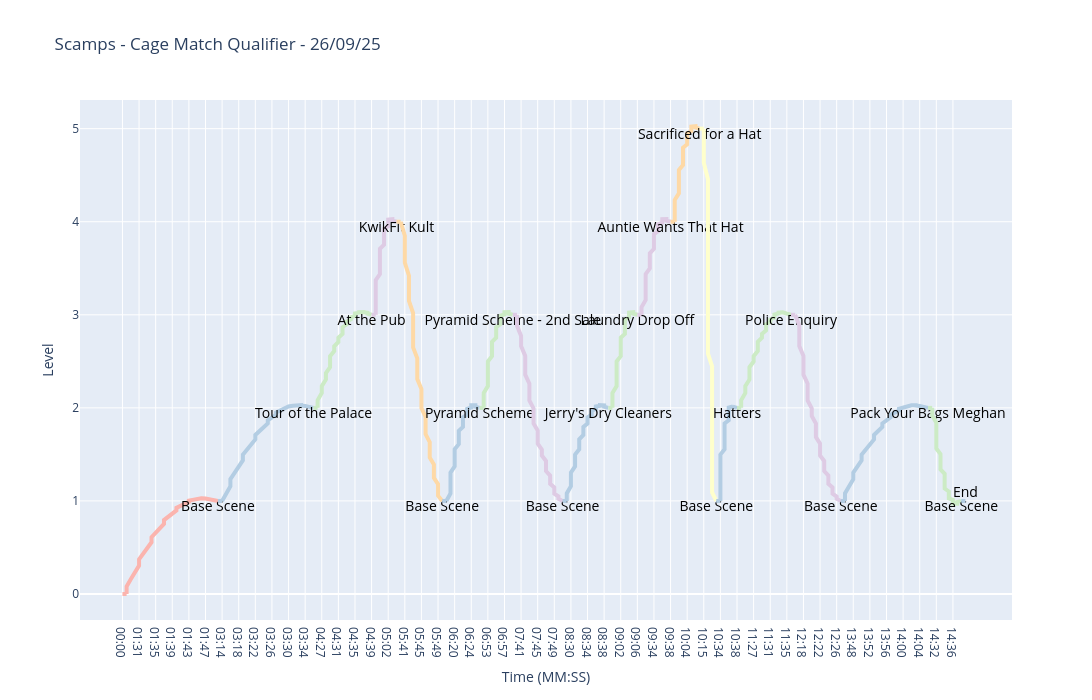

Here is the notebook cell this chart was saved with:
### Code cell
# Plot straight lines for constant levels and arcs for transitions, colored by level (no markers), annotated with description and pastel colors, with black text on top of the line
import plotly.colors as pc
from matplotlib import cm
from matplotlib.colors import Normalize, to_hex

# Use a pastel color wheel from plotly
pastel_colors = pc.qualitative.Pastel1
levels = df['level'].unique()
level_to_color = {level: pastel_colors[i % len(pastel_colors)] for i, level in enumerate(sorted(levels))}
def get_level_color(level):
    return level_to_color[level]

def bezier_arc(x0, y0, x1, y1, arc_height=0.5, steps=30):
    xm = (x0 + x1) / 2
    ym = (y0 + y1) / 2 + arc_height * (1 if y1 > y0 else -1)
    t = np.linspace(0, 1, steps)
    x = (1-t)**2 * x0 + 2*(1-t)*t * xm + t**2 * x1
    y = (1-t)**2 * y0 + 2*(1-t)*t * ym + t**2 * y1
    return x, y

# Convert seconds to MM:SS for x-axis labels
def seconds_to_mmss(seconds):
    m = int(seconds // 60)
    s = int(seconds % 60)
    return f"{m:02d}:{s:02d}"

df['timestamp_mmss'] = [seconds_to_mmss(ts) for ts in df['timestamp']]

fig = go.Figure()
for i in range(len(df)-1):
    x0, y0 = df['timestamp'][i], df['level'][i]
    x1, y1 = df['timestamp'][i+1], df['level'][i+1]
    x0_mmss, x1_mmss = df['timestamp_mmss'][i], df['timestamp_mmss'][i+1]
    color = get_level_color(y0)
    desc = df['description'][i+1]  # annotate with next scene's description
    if y0 == y1:
        fig.add_trace(go.Scatter(x=[x0_mmss, x1_mmss], y=[y0, y1], mode='lines+text', line=dict(color=color, width=4), text=[None, desc], textposition='top center', textfont=dict(size=14, color='black'), showlegend=False))
    else:
        arc_start = x1 - (x1 - x0) * 0.2
        arc_start_mmss = seconds_to_mmss(arc_start)
        fig.add_trace(go.Scatter(x=[x0_mmss, arc_start_mmss], y=[y0, y0], mode='lines', line=dict(color=color, width=4), showlegend=False))
        arc_x, arc_y = bezier_arc(arc_start, y0, x1, y1, arc_height=0.7)
        arc_x_mmss = [seconds_to_mmss(x) for x in arc_x]
        # Only annotate at the end of the arc
        arc_text = [None]*(len(arc_x_mmss)-1) + [desc]
        fig.add_trace(go.Scatter(x=arc_x_mmss, y=arc_y, mode='lines+text', line=dict(color=color, width=4), text=arc_text, textposition='bottom center', textfont=dict(size=14, color='black'), showlegend=False))

fig.update_layout(title='Scamps - Cage Match Qualifier - 26/09/25',
                  xaxis_title='Time (MM:SS)',
                  yaxis_title='Level',
                  yaxis=dict(dtick=1),
                  showlegend=False,
                  width=1800,
                  height=700)
fig.show()

### Figure 1 — Plotly figure (JSON) as saved in the notebook; plotly's stock layout.template omitted (floating-point values rounded to 4 significant figures)
{"data": [{"line": {"color": "rgb(251,180,174)", "width": 4}, "mode": "lines", "showlegend": false, "type": "scatter", "x": ["00:00", "01:28"], "y": [0, 0]}, {"line": {"color": "rgb(251,180,174)", "width": 4}, "mode": "lines+text", "showlegend": false, "text": [null, null, null, null, null, null, null, null, null, null, null, null, null, null, null, null, null, null, null, null, null, null, null, null, null, null, null, null, null, "Base Scene"], "textfont": {"color": "black", "size": 14}, "textposition": "bottom center", "type": "scatter", "x": ["01:28", "01:28", "01:29", "01:30", "01:31", "01:31", "01:32", "01:33", "01:34", "01:34", "01:35", "01:36", "01:37", "01:37", "01:38", "01:39", "01:40", "01:40", "01:41", "01:42", "01:43", "01:43", "01:44", "01:45", "01:46", "01:46", "01:47", "01:48", "01:49", "01:50"], "y": [0.0, 0.08109, 0.1589, 0.2333, 0.3044, 0.3722, 0.4366, 0.4977, 0.5555, 0.61, 0.6611, 0.7089, 0.7534, 0.7945, 0.8323, 0.8668, 0.898, 0.9258, 0.9503, 0.9715, 0.9893, 1.004, 1.015, 1.023, 1.027, 1.029, 1.026, 1.021, 1.012, 1.0]}, {"line": {"color": "rgb(179,205,227)", "width": 4}, "mode": "lines", "showlegend": false, "type": "scatter", "x": ["01:50", "03:14"], "y": [1, 1]}, {"line": {"color": "rgb(179,205,227)", "width": 4}, "mode": "lines+text", "showlegend": false, "text": [null, null, null, null, null, null, null, null, null, null, null, null, null, null, null, null, null, null, null, null, null, null, null, null, null, null, null, null, null, "Tour of the Palace"], "textfont": {"color": "black", "size": 14}, "textposition": "bottom center", "type": "scatter", "x": ["03:14", "03:15", "03:16", "03:16", "03:17", "03:18", "03:19", "03:19", "03:20", "03:21", "03:22", "03:22", "03:23", "03:24", "03:25", "03:25", "03:26", "03:27", "03:27", "03:28", "03:29", "03:30", "03:30", "03:31", "03:32", "03:33", "03:33", "03:34", "03:35", "03:36"], "y": [1.0, 1.081, 1.159, 1.233, 1.304, 1.372, 1.437, 1.498, 1.556, 1.61, 1.661, 1.709, 1.753, 1.795, 1.832, 1.867, 1.898, 1.926, 1.95, 1.971, 1.989, 2.004, 2.015, 2.023, 2.027, 2.029, 2.026, 2.021, 2.012, 2.0]}, {"line": {"color": "rgb(204,235,197)", "width": 4}, "mode": "lines", "showlegend": false, "type": "scatter", "x": ["03:36", "04:26"], "y": [2, 2]}, {"line": {"color": "rgb(204,235,197)", "width": 4}, "mode": "lines+text", "showlegend": false, "text": [null, null, null, null, null, null, null, null, null, null, null, null, null, null, null, null, null, null, null, null, null, null, null, null, null, null, null, null, null, "At the Pub"], "textfont": {"color": "black", "size": 14}, "textposition": "bottom center", "type": "scatter", "x": ["04:26", "04:26", "04:27", "04:27", "04:28", "04:28", "04:29", "04:29", "04:29", "04:30", "04:30", "04:31", "04:31", "04:32", "04:32", "04:32", "04:33", "04:33", "04:34", "04:34", "04:35", "04:35", "04:35", "04:36", "04:36", "04:37", "04:37", "04:38", "04:38", "04:39"], "y": [2.0, 2.081, 2.159, 2.233, 2.304, 2.372, 2.437, 2.498, 2.556, 2.61, 2.661, 2.709, 2.753, 2.795, 2.832, 2.867, 2.898, 2.926, 2.95, 2.971, 2.989, 3.004, 3.015, 3.023, 3.027, 3.029, 3.026, 3.021, 3.012, 3.0]}, {"line": {"color": "rgb(222,203,228)", "width": 4}, "mode": "lines", "showlegend": false, "type": "scatter", "x": ["04:39", "04:59"], "y": [3, 3]}, {"line": {"color": "rgb(222,203,228)", "width": 4}, "mode": "lines+text", "showlegend": false, "text": [null, null, null, null, null, null, null, null, null, null, null, null, null, null, null, null, null, null, null, null, null, null, null, null, null, null, null, null, null, "KwikFit Kult"], "textfont": {"color": "black", "size": 14}, "textposition": "bottom center", "type": "scatter", "x": ["04:59", "04:59", "04:59", "04:59", "04:59", "04:59", "05:00", "05:00", "05:00", "05:00", "05:00", "05:00", "05:01", "05:01", "05:01", "05:01", "05:01", "05:01", "05:02", "05:02", "05:02", "05:02", "05:02", "05:02", "05:03", "05:03", "05:03", "05:03", "05:03", "05:04"], "y": [3.0, 3.081, 3.159, 3.233, 3.304, 3.372, 3.437, 3.498, 3.556, 3.61, 3.661, 3.709, 3.753, 3.795, 3.832, 3.867, 3.898, 3.926, 3.95, 3.971, 3.989, 4.004, 4.015, 4.023, 4.027, 4.029, 4.026, 4.021, 4.012, 4.0]}, {"line": {"color": "rgb(254,217,166)", "width": 4}, "mode": "lines", "showlegend": false, "type": "scatter", "x": ["05:04", "05:40"], "y": [4, 4]}, {"line": {"color": "rgb(254,217,166)", "width": 4}, "mode": "lines+text", "showlegend": false, "text": [null, null, null, null, null, null, null, null, null, null, null, null, null, null, null, null, null, null, null, null, null, null, null, null, null, null, null, null, null, "Base Scene"], "textfont": {"color": "black", "size": 14}, "textposition": "bottom center", "type": "scatter", "x": ["05:40", "05:41", "05:41", "05:41", "05:42", "05:42", "05:42", "05:43", "05:43", "05:43", "05:43", "05:44", "05:44", "05:44", "05:45", "05:45", "05:45", "05:46", "05:46", "05:46", "05:47", "05:47", "05:47", "05:48", "05:48", "05:48", "05:49", "05:49", "05:49", "05:50"], "y": [4.0, 3.85, 3.703, 3.56, 3.42, 3.283, 3.15, 3.02, 2.893, 2.769, 2.649, 2.532, 2.419, 2.309, 2.202, 2.099, 1.999, 1.902, 1.808, 1.718, 1.631, 1.548, 1.468, 1.391, 1.317, 1.247, 1.18, 1.117, 1.057, 1.0]}, {"line": {"color": "rgb(179,205,227)", "width": 4}, "mode": "lines", "showlegend": false, "type": "scatter", "x": ["05:50", "06:18"], "y": [1, 1]}, {"line": {"color": "rgb(179,205,227)", "width": 4}, "mode": "lines+text", "showlegend": false, "text": [null, null, null, null, null, null, null, null, null, null, null, null, null, null, null, null, null, null, null, null, null, null, null, null, null, null, null, null, null, "Pyramid Scheme"], "textfont": {"color": "black", "size": 14}, "textposition": "bottom center", "type": "scatter", "x": ["06:18", "06:19", "06:19", "06:19", "06:19", "06:20", "06:20", "06:20", "06:20", "06:21", "06:21", "06:21", "06:21", "06:22", "06:22", "06:22", "06:22", "06:23", "06:23", "06:23", "06:23", "06:24", "06:24", "06:24", "06:24", "06:25", "06:25", "06:25", "06:25", "06:26"], "y": [1.0, 1.081, 1.159, 1.233, 1.304, 1.372, 1.437, 1.498, 1.556, 1.61, 1.661, 1.709, 1.753, 1.795, 1.832, 1.867, 1.898, 1.926, 1.95, 1.971, 1.989, 2.004, 2.015, 2.023, 2.027, 2.029, 2.026, 2.021, 2.012, 2.0]}, {"line": {"color": "rgb(204,235,197)", "width": 4}, "mode": "lines", "showlegend": false, "type": "scatter", "x": ["06:26", "06:52"], "y": [2, 2]}, {"line": {"color": "rgb(204,235,197)", "width": 4}, "mode": "lines+text", "showlegend": false, "text": [null, null, null, null, null, null, null, null, null, null, null, null, null, null, null, null, null, null, null, null, null, null, null, null, null, null, null, null, null, "Pyramid Scheme - 2nd Sale"], "textfont": {"color": "black", "size": 14}, "textposition": "bottom center", "type": "scatter", "x": ["06:52", "06:52", "06:52", "06:53", "06:53", "06:53", "06:53", "06:53", "06:54", "06:54", "06:54", "06:54", "06:55", "06:55", "06:55", "06:55", "06:56", "06:56", "06:56", "06:56", "06:56", "06:57", "06:57", "06:57", "06:57", "06:58", "06:58", "06:58", "06:58", "06:59"], "y": [2.0, 2.081, 2.159, 2.233, 2.304, 2.372, 2.437, 2.498, 2.556, 2.61, 2.661, 2.709, 2.753, 2.795, 2.832, 2.867, 2.898, 2.926, 2.95, 2.971, 2.989, 3.004, 3.015, 3.023, 3.027, 3.029, 3.026, 3.021, 3.012, 3.0]}, {"line": {"color": "rgb(222,203,228)", "width": 4}, "mode": "lines", "showlegend": false, "type": "scatter", "x": ["06:59", "07:40"], "y": [3, 3]}, {"line": {"color": "rgb(222,203,228)", "width": 4}, "mode": "lines+text", "showlegend": false, "text": [null, null, null, null, null, null, null, null, null, null, null, null, null, null, null, null, null, null, null, null, null, null, null, null, null, null, null, null, null, "Base Scene"], "textfont": {"color": "black", "size": 14}, "textposition": "bottom center", "type": "scatter", "x": ["07:40", "07:40", "07:41", "07:41", "07:42", "07:42", "07:42", "07:43", "07:43", "07:43", "07:44", "07:44", "07:44", "07:45", "07:45", "07:45", "07:46", "07:46", "07:47", "07:47", "07:47", "07:48", "07:48", "07:48", "07:49", "07:49", "07:49", "07:50", "07:50", "07:51"], "y": [3.0, 2.884, 2.772, 2.663, 2.558, 2.455, 2.356, 2.261, 2.169, 2.08, 1.994, 1.912, 1.833, 1.757, 1.685, 1.616, 1.55, 1.488, 1.429, 1.373, 1.321, 1.272, 1.226, 1.184, 1.145, 1.109, 1.077, 1.048, 1.022, 1.0]}, {"line": {"color": "rgb(179,205,227)", "width": 4}, "mode": "lines", "showlegend": false, "type": "scatter", "x": ["07:51", "08:29"], "y": [1, 1]}, {"line": {"color": "rgb(179,205,227)", "width": 4}, "mode": "lines+text", "showlegend": false, "text": [null, null, null, null, null, null, null, null, null, null, null, null, null, null, null, null, null, null, null, null, null, null, null, null, null, null, null, null, null, "Jerry's Dry Cleaners"], "textfont": {"color": "black", "size": 14}, "textposition": "bottom center", "type": "scatter", "x": ["08:29", "08:29", "08:30", "08:30", "08:30", "08:31", "08:31", "08:31", "08:32", "08:32", "08:32", "08:33", "08:33", "08:33", "08:34", "08:34", "08:34", "08:35", "08:35", "08:35", "08:36", "08:36", "08:36", "08:37", "08:37", "08:37", "08:38", "08:38", "08:38", "08:39"], "y": [1.0, 1.081, 1.159, 1.233, 1.304, 1.372, 1.437, 1.498, 1.556, 1.61, 1.661, 1.709, 1.753, 1.795, 1.832, 1.867, 1.898, 1.926, 1.95, 1.971, 1.989, 2.004, 2.015, 2.023, 2.027, 2.029, 2.026, 2.021, 2.012, 2.0]}, {"line": {"color": "rgb(204,235,197)", "width": 4}, "mode": "lines", "showlegend": false, "type": "scatter", "x": ["08:39", "09:00"], "y": [2, 2]}, {"line": {"color": "rgb(204,235,197)", "width": 4}, "mode": "lines+text", "showlegend": false, "text": [null, null, null, null, null, null, null, null, null, null, null, null, null, null, null, null, null, null, null, null, null, null, null, null, null, null, null, null, null, "Laundry Drop Off"], "textfont": {"color": "black", "size": 14}, "textposition": "bottom center", "type": "scatter", "x": ["09:00", "09:00", "09:00", "09:01", "09:01", "09:01", "09:01", "09:01", "09:02", "09:02", "09:02", "09:02", "09:02", "09:03", "09:03", "09:03", "09:03", "09:03", "09:03", "09:04", "09:04", "09:04", "09:04", "09:04", "09:05", "09:05", "09:05", "09:05", "09:05", "09:06"], "y": [2.0, 2.081, 2.159, 2.233, 2.304, 2.372, 2.437, 2.498, 2.556, 2.61, 2.661, 2.709, 2.753, 2.795, 2.832, 2.867, 2.898, 2.926, 2.95, 2.971, 2.989, 3.004, 3.015, 3.023, 3.027, 3.029, 3.026, 3.021, 3.012, 3.0]}, {"line": {"color": "rgb(222,203,228)", "width": 4}, "mode": "lines", "showlegend": false, "type": "scatter", "x": ["09:06", "09:31"], "y": [3, 3]}, {"line": {"color": "rgb(222,203,228)", "width": 4}, "mode": "lines+text", "showlegend": false, "text": [null, null, null, null, null, null, null, null, null, null, null, null, null, null, null, null, null, null, null, null, null, null, null, null, null, null, null, null, null, "Auntie Wants That Hat"], "textfont": {"color": "black", "size": 14}, "textposition": "bottom center", "type": "scatter", "x": ["09:31", "09:31", "09:32", "09:32", "09:32", "09:32", "09:32", "09:33", "09:33", "09:33", "09:33", "09:34", "09:34", "09:34", "09:34", "09:34", "09:35", "09:35", "09:35", "09:35", "09:36", "09:36", "09:36", "09:36", "09:36", "09:37", "09:37", "09:37", "09:37", "09:38"], "y": [3.0, 3.081, 3.159, 3.233, 3.304, 3.372, 3.437, 3.498, 3.556, 3.61, 3.661, 3.709, 3.753, 3.795, 3.832, 3.867, 3.898, 3.926, 3.95, 3.971, 3.989, 4.004, 4.015, 4.023, 4.027, 4.029, 4.026, 4.021, 4.012, 4.0]}, {"line": {"color": "rgb(254,217,166)", "width": 4}, "mode": "lines", "showlegend": false, "type": "scatter", "x": ["09:38", "10:01"], "y": [4, 4]}, {"line": {"color": "rgb(254,217,166)", "width": 4}, "mode": "lines+text", "showlegend": false, "text": [null, null, null, null, null, null, null, null, null, null, null, null, null, null, null, null, null, null, null, null, null, null, null, null, null, null, null, null, null, "Sacrificed for a Hat"], "textfont": {"color": "black", "size": 14}, "textposition": "bottom center", "type": "scatter", "x": ["10:01", "10:01", "10:01", "10:01", "10:02", "10:02", "10:02", "10:02", "10:02", "10:03", "10:03", "10:03", "10:03", "10:03", "10:04", "10:04", "10:04", "10:04", "10:04", "10:05", "10:05", "10:05", "10:05", "10:05", "10:06", "10:06", "10:06", "10:06", "10:06", "10:07"], "y": [4.0, 4.081, 4.159, 4.233, 4.304, 4.372, 4.437, 4.498, 4.556, 4.61, 4.661, 4.709, 4.753, 4.795, 4.832, 4.867, 4.898, 4.926, 4.95, 4.971, 4.989, 5.004, 5.015, 5.023, 5.027, 5.029, 5.026, 5.021, 5.012, 5.0]}, {"line": {"color": "rgb(255,255,204)", "width": 4}, "mode": "lines", "showlegend": false, "type": "scatter", "x": ["10:07", "10:15"], "y": [5, 5]}, {"line": {"color": "rgb(255,255,204)", "width": 4}, "mode": "lines+text", "showlegend": false, "text": [null, null, null, null, null, null, null, null, null, null, null, null, null, null, null, null, null, null, null, null, null, null, null, null, null, null, null, null, null, "Base Scene"], "textfont": {"color": "black", "size": 14}, "textposition": "bottom center", "type": "scatter", "x": ["10:15", "10:15", "10:15", "10:16", "10:16", "10:16", "10:16", "10:16", "10:16", "10:16", "10:16", "10:16", "10:16", "10:16", "10:16", "10:16", "10:17", "10:17", "10:17", "10:17", "10:17", "10:17", "10:17", "10:17", "10:17", "10:17", "10:17", "10:17", "10:17", "10:18"], "y": [5.0, 4.815, 4.634, 4.456, 4.282, 4.111, 3.943, 3.778, 3.617, 3.459, 3.304, 3.153, 3.005, 2.861, 2.719, 2.581, 2.447, 2.316, 2.188, 2.063, 1.942, 1.824, 1.709, 1.598, 1.49, 1.385, 1.284, 1.186, 1.091, 1.0]}, {"line": {"color": "rgb(179,205,227)", "width": 4}, "mode": "lines", "showlegend": false, "type": "scatter", "x": ["10:18", "10:34"], "y": [1, 1]}, {"line": {"color": "rgb(179,205,227)", "width": 4}, "mode": "lines+text", "showlegend": false, "text": [null, null, null, null, null, null, null, null, null, null, null, null, null, null, null, null, null, null, null, null, null, null, null, null, null, null, null, null, null, "Hatters"], "textfont": {"color": "black", "size": 14}, "textposition": "bottom center", "type": "scatter", "x": ["10:34", "10:34", "10:34", "10:34", "10:34", "10:34", "10:34", "10:34", "10:35", "10:35", "10:35", "10:35", "10:35", "10:35", "10:35", "10:36", "10:36", "10:36", "10:36", "10:36", "10:36", "10:36", "10:37", "10:37", "10:37", "10:37", "10:37", "10:37", "10:37", "10:38"], "y": [1.0, 1.081, 1.159, 1.233, 1.304, 1.372, 1.437, 1.498, 1.556, 1.61, 1.661, 1.709, 1.753, 1.795, 1.832, 1.867, 1.898, 1.926, 1.95, 1.971, 1.989, 2.004, 2.015, 2.023, 2.027, 2.029, 2.026, 2.021, 2.012, 2.0]}, {"line": {"color": "rgb(204,235,197)", "width": 4}, "mode": "lines", "showlegend": false, "type": "scatter", "x": ["10:38", "11:24"], "y": [2, 2]}, {"line": {"color": "rgb(204,235,197)", "width": 4}, "mode": "lines+text", "showlegend": false, "text": [null, null, null, null, null, null, null, null, null, null, null, null, null, null, null, null, null, null, null, null, null, null, null, null, null, null, null, null, null, "Police Enquiry"], "textfont": {"color": "black", "size": 14}, "textposition": "bottom center", "type": "scatter", "x": ["11:24", "11:24", "11:25", "11:25", "11:26", "11:26", "11:26", "11:27", "11:27", "11:28", "11:28", "11:28", "11:29", "11:29", "11:30", "11:30", "11:30", "11:31", "11:31", "11:32", "11:32", "11:32", "11:33", "11:33", "11:34", "11:34", "11:34", "11:35", "11:35", "11:36"], "y": [2.0, 2.081, 2.159, 2.233, 2.304, 2.372, 2.437, 2.498, 2.556, 2.61, 2.661, 2.709, 2.753, 2.795, 2.832, 2.867, 2.898, 2.926, 2.95, 2.971, 2.989, 3.004, 3.015, 3.023, 3.027, 3.029, 3.026, 3.021, 3.012, 3.0]}, {"line": {"color": "rgb(222,203,228)", "width": 4}, "mode": "lines", "showlegend": false, "type": "scatter", "x": ["11:36", "12:16"], "y": [3, 3]}, {"line": {"color": "rgb(222,203,228)", "width": 4}, "mode": "lines+text", "showlegend": false, "text": [null, null, null, null, null, null, null, null, null, null, null, null, null, null, null, null, null, null, null, null, null, null, null, null, null, null, null, null, null, "Base Scene"], "textfont": {"color": "black", "size": 14}, "textposition": "bottom center", "type": "scatter", "x": ["12:16", "12:17", "12:17", "12:17", "12:18", "12:18", "12:18", "12:19", "12:19", "12:19", "12:20", "12:20", "12:21", "12:21", "12:21", "12:22", "12:22", "12:22", "12:23", "12:23", "12:23", "12:24", "12:24", "12:24", "12:25", "12:25", "12:25", "12:26", "12:26", "12:27"], "y": [3.0, 2.884, 2.772, 2.663, 2.558, 2.455, 2.356, 2.261, 2.169, 2.08, 1.994, 1.912, 1.833, 1.757, 1.685, 1.616, 1.55, 1.488, 1.429, 1.373, 1.321, 1.272, 1.226, 1.184, 1.145, 1.109, 1.077, 1.048, 1.022, 1.0]}, {"line": {"color": "rgb(179,205,227)", "width": 4}, "mode": "lines", "showlegend": false, "type": "scatter", "x": ["12:27", "13:46"], "y": [1, 1]}, {"line": {"color": "rgb(179,205,227)", "width": 4}, "mode": "lines+text", "showlegend": false, "text": [null, null, null, null, null, null, null, null, null, null, null, null, null, null, null, null, null, null, null, null, null, null, null, null, null, null, null, null, null, "Pack Your Bags Meghan"], "textfont": {"color": "black", "size": 14}, "textposition": "bottom center", "type": "scatter", "x": ["13:46", "13:46", "13:47", "13:48", "13:48", "13:49", "13:50", "13:50", "13:51", "13:52", "13:53", "13:53", "13:54", "13:55", "13:55", "13:56", "13:57", "13:57", "13:58", "13:59", "13:59", "14:00", "14:01", "14:01", "14:02", "14:03", "14:03", "14:04", "14:05", "14:06"], "y": [1.0, 1.081, 1.159, 1.233, 1.304, 1.372, 1.437, 1.498, 1.556, 1.61, 1.661, 1.709, 1.753, 1.795, 1.832, 1.867, 1.898, 1.926, 1.95, 1.971, 1.989, 2.004, 2.015, 2.023, 2.027, 2.029, 2.026, 2.021, 2.012, 2.0]}, {"line": {"color": "rgb(204,235,197)", "width": 4}, "mode": "lines", "showlegend": false, "type": "scatter", "x": ["14:06", "14:31"], "y": [2, 2]}, {"line": {"color": "rgb(204,235,197)", "width": 4}, "mode": "lines+text", "showlegend": false, "text": [null, null, null, null, null, null, null, null, null, null, null, null, null, null, null, null, null, null, null, null, null, null, null, null, null, null, null, null, null, "Base Scene"], "textfont": {"color": "black", "size": 14}, "textposition": "bottom center", "type": "scatter", "x": ["14:31", "14:31", "14:32", "14:32", "14:32", "14:32", "14:32", "14:33", "14:33", "14:33", "14:33", "14:34", "14:34", "14:34", "14:34", "14:34", "14:35", "14:35", "14:35", "14:35", "14:36", "14:36", "14:36", "14:36", "14:36", "14:37", "14:37", "14:37", "14:37", "14:38"], "y": [2.0, 1.919, 1.841, 1.767, 1.696, 1.628, 1.563, 1.502, 1.444, 1.39, 1.339, 1.291, 1.247, 1.205, 1.168, 1.133, 1.102, 1.074, 1.05, 1.029, 1.011, 0.9962, 0.985, 0.9772, 0.9727, 0.9715, 0.9736, 0.9791, 0.9879, 1.0]}, {"line": {"color": "rgb(179,205,227)", "width": 4}, "mode": "lines+text", "showlegend": false, "text": [null, "End"], "textfont": {"color": "black", "size": 14}, "textposition": "top center", "type": "scatter", "x": ["14:38", "15:00"], "y": [1, 1]}], "layout": {"height": 700, "showlegend": false, "title": {"text": "Scamps - Cage Match Qualifier - 26/09/25"}, "width": 1800, "xaxis": {"title": {"text": "Time (MM:SS)"}}, "yaxis": {"dtick": 1, "title": {"text": "Level"}}}}
